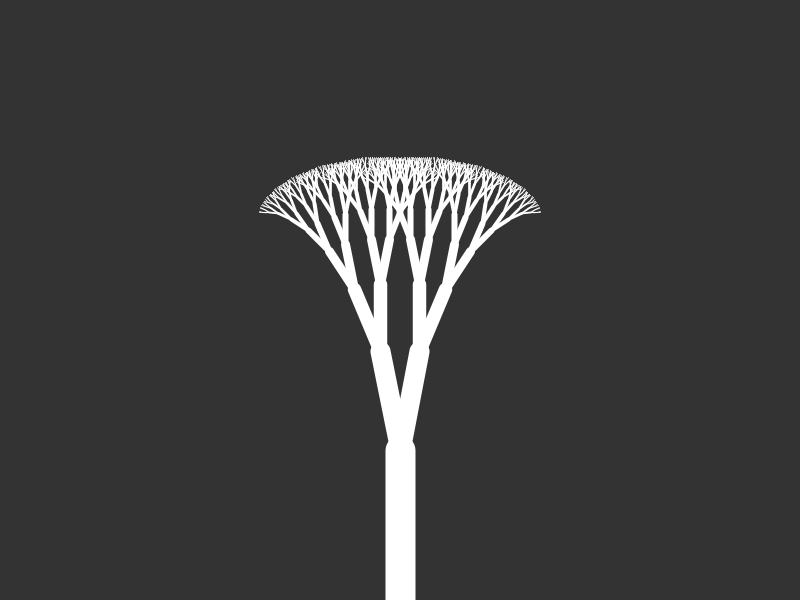
Frame 1 (no input)
Frame 60 (the mouse pressed at the canvas centre just before this capture): identical to frame 1, image omitted
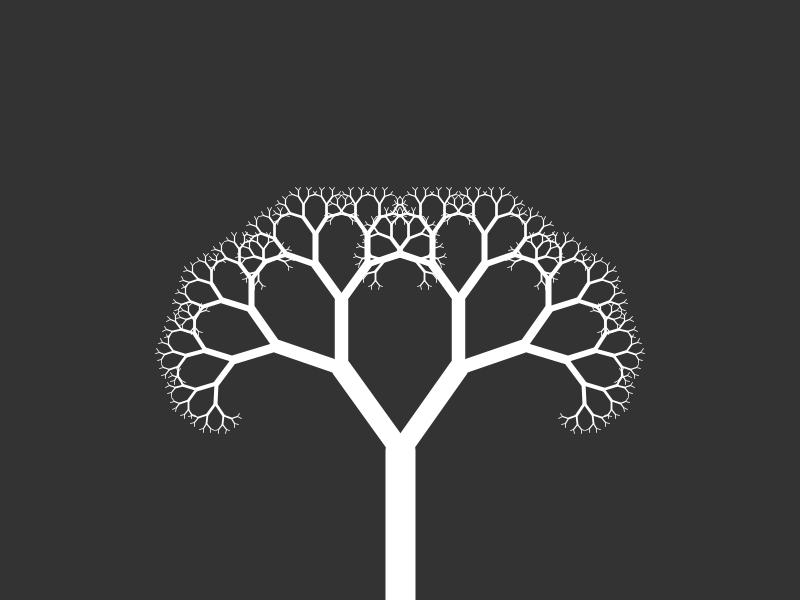
Frame 120 (the mouse held since frame 60 and released just before this capture)

The Processing sketch that drew these frames (run headless with seeded random() and noise(); from frame 60 on, the mouse is pressed at the canvas centre):

// Processing sketch: FractalTreesRecursive
// ── FractalTreesRecursive.pde
float angle = 0;

void setup(){
 size(800, 600);
}

void draw(){
  background(51);
  stroke(255);
  translate(width / 2, height);
   
  branch(150);
}

void branch(float len){
  angle = map(mouseX, 0, width, PI / 16, PI / 3);
  strokeWeight(len * 0.2);
  line(0, 0, 0, -len);
  translate(0, -len);
  if(len > 6){
    pushMatrix();
    rotate(angle);
    branch(len * 0.67);
    popMatrix();
    pushMatrix();
    rotate(-angle);
    branch(len * 0.67);
    popMatrix();
  }
}
